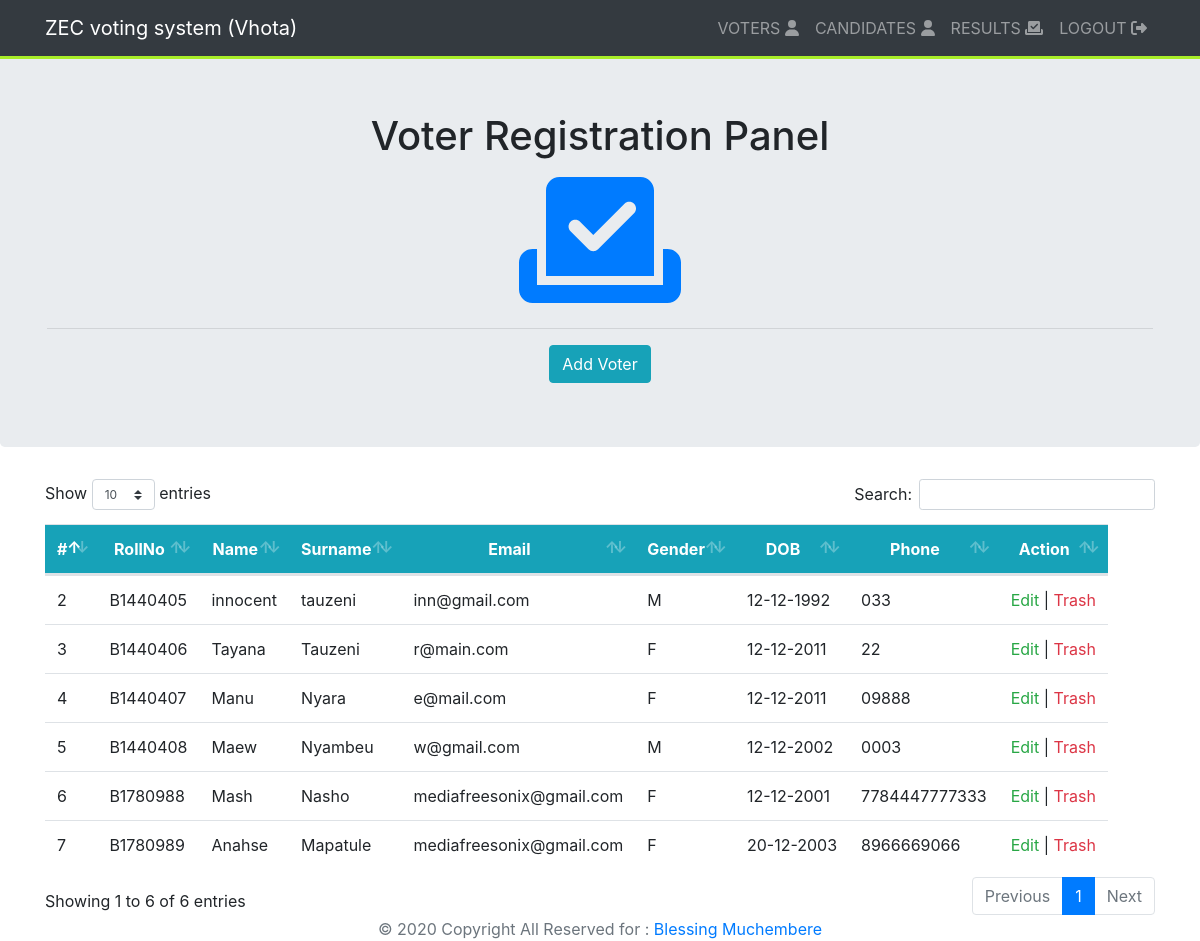
Screenshot of /Dash_Voters.php (signed in) with the database file from the repository.
### tables this page shows
CREATE TABLE `evovoters` (
  `stud_id` varchar(8) NOT NULL,
  `firstname` varchar(30) NOT NULL,
  `lastname` varchar(30) NOT NULL,
  `password` varchar(255) NOT NULL DEFAULT '123456',
  `email` varchar(30) NOT NULL,
  `gender` varchar(15) NOT NULL,
  `dob` varchar(30) NOT NULL,
  `address` varchar(330) NOT NULL,
  `phone` varchar(30) NOT NULL,
  `programme` varchar(30) NOT NULL,
  `img_url` varchar(30) NOT NULL DEFAULT 'img/noImage.png',
  `status` varchar(30) NOT NULL DEFAULT 'Pending'
);

### classes/Database.php (called while the page is built, shortened)
<?php
class Database
{
    public function __construct()
    {
	    $host = 'localhost';
		$user = 'root';
		$pass = '';
		$db = 'evoteapp';
        try {
        	$this->conn = new PDO("mysql:host=$host;dbname=$db",$user,$pass);
        } catch (Exception $e) {
        	die(json_encode(array("message"=>"Cannot connect to DB", "response"=>false)));
        }
    }
}

### classes/Voters.php (called while the page is built, shortened)
<?php
class Voters{
    public static function getAllVoters()
    {
        $database = new Database();
        $sql ="SELECT v.stud_id,v.firstname,v.lastname,v.email,v.gender,v.dob,v.address,v.phone FROM evovoters v";
        $stmt = $database->conn->prepare($sql);
        $stmt->execute();
        return $stmt->fetchAll(PDO::FETCH_ASSOC);
    }
}

### Dash_Voters.php (the view, shortened to what this page needs)
<!DOCTYPE html>
<html lang="en">
<head>
    <link rel="stylesheet" href="./css/bootstrap.min.css">
    <link rel="stylesheet" href="./css/all.min.css">
	<link rel="stylesheet" href="css/style.css">
  <link rel="stylesheet" href="plugins/datatables-bs4/css/dataTables.bootstrap4.css">
</head>
<body>
<nav class="navbar navbar-expand-md navbar-dark fixed-top bg-dark">
    <div class="container">
    <a class="navbar-brand" href="#">ZEC voting system (Vhota)</a>
			<div class="collapse navbar-collapse" id="navbarCollapse">
				<ul class="navbar-nav ml-auto">
					<li class="nav-item">
						<a class="nav-link" href="Dash_Voters.php">VOTERS <i class="fa fa-user"></i></span></a>
					</li>
					<li class="nav-item">
						<a class="nav-link" href="Dash_Candidates.php">CANDIDATES <i class="fa fa-user"></i></a>
                    </li>
                    <li class="nav-item">
						<a class="nav-link" href="Dash_Results.php">RESULTS <i class="fa fa-vote-yea"></i></a>
					</li>
					<li class="nav-item">
						<a class="nav-link" href="logout.php">LOGOUT <i class="fa fa-sign-out-alt"></i></a>
					</li>
				</ul>
			</div>
    </div>
</nav>
<section class="mt-lg-5">
<div class="jumbotron mt-lg-5 text-center">
<div class="container">
	<h1>Voter Registration Panel</h1><i class="fa fa-vote-yea fa-9x text-primary"></i><hr>
	<button type="submit" class="btn btn-info" data-toggle="modal" data-target="#modal-primary">Add Voter</button>
</div>
</div>
</section>
<section>
<div class="container">
    <div class="row">
        <div class="col-md-12">
               <table id="example1" class="table table-responsive table-hover">
               	<thead class="text-center bg-info" style="color:#fff;">
               		<tr>
               			<th>#</th>
                    <th>RollNo</th>
               			<th>Name</th>
               			<th>Surname</th>
               			<th>Email</th>
               			<th>Gender</th>
               			<th>DOB</th>
               			<th>Phone</th>
               			<th>Action</th>
               		</tr>
               	</thead>
               	<tbody>
                  <?php  $Voters = Voters::getAllVoters();
                  $i =1; ?>
                  <?php if ($Voters ==false): ?>
                    <tr>
                      <td colspan="7">No voter yet</td>
                    </tr>
                    <?php else: ?>
                      <?php foreach ($Voters as $voter): $i++;?>
                         <tr>
                          <td><?php echo $i; ?></td>
                          <td><?php echo $voter['stud_id']; ?></td>
                          <td><?php echo $voter['firstname']; ?></td>
                          <td><?php echo $voter['lastname']; ?></td>
                          <td><?php echo $voter['email']; ?></td>
                          <td><?php echo $voter['gender']; ?></td>
                          <td><?php echo $voter['dob']; ?></td>
                          <td><?php echo $voter['phone']; ?></td>
                       <td><a class="text-success" href="edit.php?stid=<?php echo $voter['stud_id']; ?>">Edit</a> | <a class="text-danger"  href="delete.php?stid=<?php echo $voter['stud_id']; ?>">Trash</a> </td>
                      </tr>
                      <?php endforeach ?>
                  <?php endif ?>
               	</tbody>
               </table>
           </div>
    </div>
</div>
</section>
<section class="text-center">
<footer class="footer">
			<div class="container">
				<span class="text-muted">&copy 2020 Copyright All Reserved for : <a href="https://www.telthemweb.co.zw">Blessing Muchembere</a></span>
			</div>
		</footer>
</section>
</body>
</html>

### css/style.css (style rules this page uses)
.navbar { border-bottom: 3px solid #a8ec28 !important; }

### rows the page displays
evovoters: stud_id "B1440405", firstname "innocent", lastname "tauzeni", email "inn@gmail.com", gender "M", dob "12-12-1992", phone "033"
evovoters: stud_id "B1440406", firstname "Tayana", lastname "Tauzeni", email "r@main.com", gender "F", dob "12-12-2011", phone "22"
evovoters: stud_id "B1440407", firstname "Manu", lastname "Nyara", email "e@mail.com", gender "F", dob "12-12-2011", phone "09888"
evovoters: stud_id "B1440408", firstname "Maew", lastname "Nyambeu", email "w@gmail.com", gender "M", dob "12-12-2002", phone "0003"
evovoters: stud_id "B1780988", firstname "Mash", lastname "Nasho", email "mediafreesonix@gmail.com", gender "F", dob "12-12-2001", phone "7784447777333"
evovoters: stud_id "B1780989", firstname "Anahse", lastname "Mapatule", email "mediafreesonix@gmail.com", gender "F", dob "20-12-2003", phone "8966669066"
